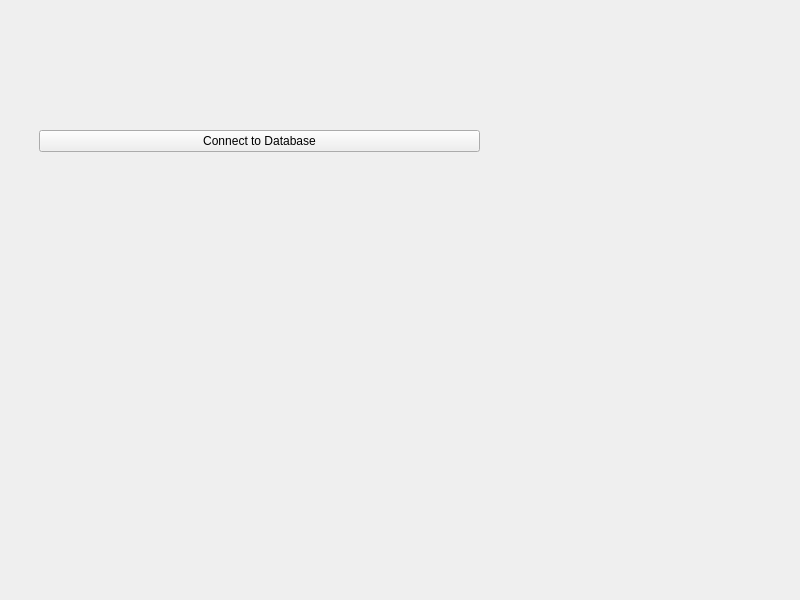
<?xml version="1.0" encoding="UTF-8"?>
<ui version="4.0">
 <class>Widget</class>
 <widget class="QWidget" name="Widget">
  <property name="geometry">
   <rect>
    <x>0</x>
    <y>0</y>
    <width>800</width>
    <height>600</height>
   </rect>
  </property>
  <property name="windowTitle">
   <string>Widget</string>
  </property>
  <widget class="QWidget" name="formLayoutWidget">
   <property name="geometry">
    <rect>
     <x>39</x>
     <y>130</y>
     <width>441</width>
     <height>301</height>
    </rect>
   </property>
   <layout class="QFormLayout" name="formLayout">
    <item row="0" column="0" colspan="2">
     <widget class="QPushButton" name="pushButton">
      <property name="text">
       <string>Connect to Database</string>
      </property>
     </widget>
    </item>
   </layout>
  </widget>
 </widget>
 <resources/>
 <connections/>
</ui>
